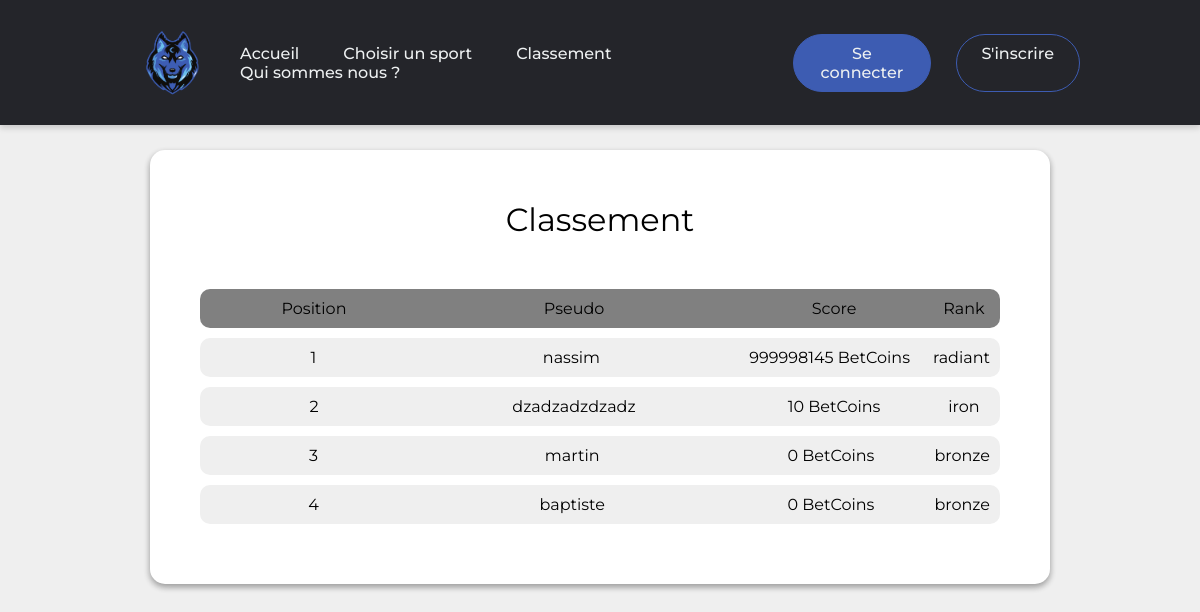
Page /pages/scoreboard.php on the earlier database version.
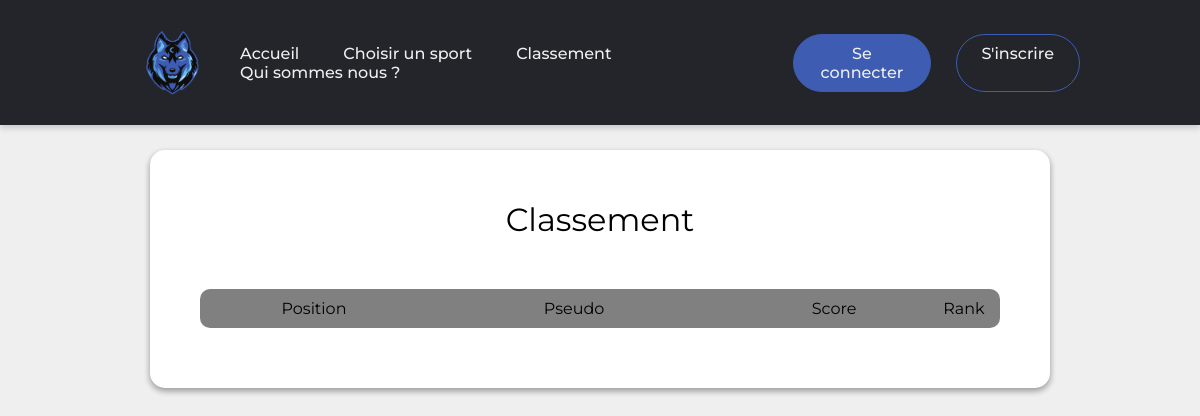
Same page on the later database version.
### tables this page shows
CREATE TABLE `accounts` (
  `id` int(11) NOT NULL AUTO_INCREMENT,
  `pseudo` varchar(20) NOT NULL DEFAULT '',
  `email` varchar(50) NOT NULL DEFAULT '',
  `password` varchar(100) NOT NULL DEFAULT '',
  `points` int(11) NOT NULL DEFAULT 0,
  `confirmCode` int(11) NOT NULL,
  `confirmed` int(11) NOT NULL,
  PRIMARY KEY (`id`)
);

### controllers/rank.php (called while the page is built, shortened)
<?php
function attributerank($ranknum)
{
    if (isset($ranknum)) {
        switch ($ranknum) {
            case $ranknum <= 100:
                $rankdesc = "iron";
                return $rankdesc;
                break;
            case $ranknum < 200 && $ranknum >= 100:
                $rankdesc = "bronze";
                return $rankdesc;
                break;
            case $ranknum >= 1000:
                $rankdesc = "radiant";
                return $rankdesc;
                break;
        }
    } else {
        return " ";
    }
}

### pages/scoreboard.php (the view, shortened to what this page needs)
<!DOCTYPE html>
<html lang="fr">
<head>
    <link rel="stylesheet" href="../css/scoreboard.css">
</head>
<body>
    <?php
    include("../controllers/rank.php");
    include("../includes/header.php");
    require_once("../config/database.php");
    ?>
    <div class="container">
        <h1 class="container-title"> Classement </h1>
        <div class="main-line">
            <div class="left">
                <p>Position</p>
            </div>
            <div class="middle">
                <p>Pseudo</p>
            </div>
            <div class="right">
                <p>Score</p>
            </div>
            <div class="cross">
                <p>Rank</p>
            </div>
        </div>
        <?php
        $conn = new mysqli($host, $user, $password, $database);
        $rank = 'SELECT pseudo, points FROM accounts ORDER BY points DESC ';
        $resultrank = $conn->query($rank);
        $data = $resultrank->fetch_all(MYSQLI_ASSOC);
        for ($i = 0; $i <= 20; $i++) {
            if (isset($data[$i])) {
                $ranknum = $data[$i]['points'];
                $rankdesc = attributerank($ranknum);
                echo '<div class="line">
                    <div class="left">
                        <p>' . $i + 1 . ' </p>
                    </div>
                    <div class="middle">
                        <p> ' .  $data[$i]['pseudo'] . ' </p>
                    </div>
                    <div class="right">
                        <p>' . $data[$i]['points'] . ' BetCoins</p>
                    </div>
                    <div class="cross">
                        <p> ' . $rankdesc . ' </p>
                    </div>
                </div>';
            } else {
                break;
            }
        }
        ?>
    </div>
</body>
</html>

### includes/header.php (shortened to what this page needs)
<?php
$curPageName = substr($_SERVER["SCRIPT_NAME"], strrpos($_SERVER["SCRIPT_NAME"], "/") + 1);
if ($curPageName == "index.php") {
    include_once('controllers/api-sports.php');
    include_once('controllers/bet.php');
    refreshAll($curPageName);
?>
    <header>
        <a href="index.php"><img src="images/logo.png" alt="Logo" id="logo"></a>
        <nav>
            <ul class="nav__links">
                <li><a href="index.php">Accueil</a></li>
                <li id="sp"><a href="pages\choixsport.php">Choisir un sport</a>
                    <div class="NavToolTip">
                        <?php if (isset($_SESSION['user'])) {
                            echo '<div class="test_Tooltip_nav">';
                        } else {
                            echo '<div class="test_Tooltip_nav" style = "left: 36.5%;">';
                        }
                        ?>
                        <ul>
                            <li id="tooltip"> <a href="pages/basket.php">Basket-ball</a></li>
                            <li id="tooltip"> <a href="pages/foot.php">Football</a></li>
                            <li id="tooltip"> <a href="pages/hockey.php">Hockey</a></li>
                            <li id="tooltip"> <a href="pages/UFC.php">UFC</a></li>
                        </ul>
                    </div>
                </li>
                <li><a href="pages/scoreboard.php">Classement</a></li>
                <li><a href="pages/quisommesnous.php">Qui sommes nous ?</a></li>
            </ul>
        </nav>
        <div class="buttons">
            <?php
            if (isset($_SESSION['user'])) {
                require_once('controllers/points.php');
            ?>
                <p class="username">Bonjour <a href="pages/profil.php"><strong><?= $_SESSION['user'] ?></strong></a> | <?= $_SESSION['points'] ?> BetCoin(s)</p>
                <a href="controllers/logout.php" class="logout"><button class="signin">Déconnexion</button></a>
            <?php
            } else {
            ?>
                <a href="pages/login.php" class="signin"><button>Se connecter</button></a>
                <a href="pages/register.php" class="signup"><button>S'inscrire</button></a>
            <?php
            };
            ?>
        </div>
    </header>
<?php
} else {
?>
    <header>
        <a href="../index.php"><img src="../images/logo.png" alt="Logo" id="logo"></a>
        <nav>
            <ul class="nav__links">
                <li><a href="../index.php">Accueil</a></li>
                <li id="sp"><a href="#">Choisir un sport</a>
                </li>
                <li><a href="scoreboard.php">Classement</a></li>
                <li><a href="quisommesnous.php">Qui sommes nous ?</a></li>
            </ul>
        </nav>
        <div class="buttons">
            <?php
            if (isset($_SESSION['user'])) {
                include_once('../controllers/points.php');
            ?>
                <p class="username">Bonjour <a href="../pages/profil.php"><strong><?= $_SESSION['user'] ?></strong></a> | <?= $_SESSION['points'] ?> BetCoin(s)</p>
                <a href="../controllers/logout.php" class="logout"><button class="signin">Déconnexion</button></a>
            <?php
            } else {
            ?>
                <a href="login.php" class="signin"><button>Se connecter</button></a>
                <a href="register.php" class="signup"><button>S'inscrire</button></a>
            <?php
            };
            ?>
        </div>
    </header>
<?php
};
?>

### css/scoreboard.css (style rules this page uses)
body { margin: 0; margin-top: 90px; }
header { box-sizing: border-box; margin: 0; padding: 0; background-color: #24252a; top: 0; }
li, a, button { font-family: "Montserrat"; font-weight: 500; font-size: 16px; color: #edf0f1; text-decoration: none; }
header { display: flex; justify-content: space-between; align-items: center; padding: 30px 10%; position: fixed; width: 100%; box-shadow: 0 3px 6px rgba(0, 0, 0, 0.16); }
.nav__links { list-style: none; }
.nav__links li { display: inline-block; padding: 0 20px; }
.nav__links li a { transition: all 0.3s ease 0s; }
.signin { padding: 9px 25px; background-color: #3d5cb2; border: none; border-radius: 50px; cursor: pointer; transition: all 0.5s ease 0s; margin-right: 25px; border: 1pt solid #3d5cb2; }
.signup { padding: 9px 25px; background-color: #24252a; border: 1px solid #3d5cb2; border-radius: 50px; cursor: pointer; transition: all 0.5s ease 0s; }
.buttons { display: flex; }
.container { background-color: white; justify-self: center; height: fit-content; width: 900px; margin: auto; margin-top: 150px; border-radius: 15px; text-align: center; padding: 50px; align-items: center; box-shadow: 0 3px 6px rgba(0, 0, 0, 0.16), 0 3px 6px rgba(0, 0, 0, 0.23); }
.middle { grid-column: 2; grid-row: 1; text-align: center; }
.right { grid-column: 3; text-align: center; grid-row: 1; }
.left { grid-column: 1; grid-row: 1; text-align: center; }
.container-title { margin-bottom: 50px; font-family: "Montserrat"; font-size: 32px; }
.main-line { display: grid; grid-template-columns: 2fr 3fr 2fr 0.5fr; background-color: grey; border-radius: 10px; padding: 10px; margin-bottom: 10px; font-family: "Montserrat"; }
.line { display: grid; grid-template-columns: 2fr 3fr 2fr 0.5fr; background-color: #efefef; border-radius: 10px; padding: 10px; margin-bottom: 10px; font-family: "Montserrat"; }

### css/base.css (style rules this page uses)
body { font-family: "Montserrat"; font-size: 16px; background: #efefef; font-family: "Fanwood Text", serif; }
h1, h2, h3, h4 { font-family: "Tenor Sans", sans-serif; }
header { display: flex; justify-content: space-between; align-items: center; padding: 30px 10%; position: fixed; width: 100%; height: 125px; box-shadow: 0 3px 6px rgba(0, 0, 0, 0.16); }
.nav__links { list-style: none; }
.nav__links li { display: inline-block; padding: 0 20px; }
.nav__links li a { transition: all 0.3s ease 0s; }
.signin { padding: 9px 25px; background-color: #3d5cb2; border: none; border-radius: 50px; cursor: pointer; transition: all 0.5s ease 0s; margin-right: 25px; border: 1pt solid #3d5cb2; }
.signup { padding: 9px 25px; background-color: #24252a; border: 1px solid #3d5cb2; border-radius: 50px; cursor: pointer; transition: all 0.5s ease 0s; }
.buttons { display: flex; }
#logo { height: 125px; max-width: 100px; height: auto; width: auto; }

### css/styles.css (style rules this page uses)
body { margin: 0; margin-top: 90px; }
header { box-sizing: border-box; margin: 0; padding: 0; background-color: #24252a; top: 0; z-index: 1; }
li, a, button { font-family: "Montserrat"; font-weight: 500; font-size: 16px; color: #edf0f1; text-decoration: none; }
header { display: flex; justify-content: space-between; align-items: center; padding: 30px 10%; position: fixed; width: 100%; box-shadow: 0 3px 6px rgba(0, 0, 0, 0.16); }
.nav__links { list-style: none; }
.nav__links li { display: inline-block; padding: 0 20px; }
.nav__links li a { transition: all 0.3s ease 0s; }
.signin { padding: 9px 25px; background-color: #3d5cb2; border: none; border-radius: 50px; cursor: pointer; transition: all 0.5s ease 0s; margin-right: 25px; border: 1pt solid #3d5cb2; }
.signup { padding: 9px 25px; background-color: #24252a; border: 1px solid #3d5cb2; border-radius: 50px; cursor: pointer; transition: all 0.5s ease 0s; }
.buttons { display: flex; }
.container { background-color: white; justify-self: center; height: 500px; width: 50%; margin: auto; margin-top: 100px; border-radius: 15px; text-align: center; padding: 50px; align-items: center; box-shadow: 0 3px 6px rgba(0, 0, 0, 0.16), 0 3px 6px rgba(0, 0, 0, 0.23); }

Differences in the rows shown:
removed accounts: pseudo "nassim", points "999998145", points "radiant"
removed accounts: pseudo "dzadzadzdzadz", points "10", points "iron"
removed accounts: pseudo "martin", points "0", points "bronze"
removed accounts: pseudo "baptiste", points "0", points "bronze"
